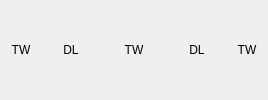
     <widget class="QWidget" name="widget" native="true">
      <layout class="QHBoxLayout" name="horizontalLayout">
       <item>
        <widget class="QLabel" name="board_label0_0">
         <property name="styleSheet">
          <string notr="true">background-color:&quot;red&quot;
</string>
         </property>
         <property name="text">
          <string>TW</string>
         </property>
         <property name="alignment">
          <set>Qt::AlignCenter</set>
         </property>
        </widget>
       </item>
       <item>
        <widget class="QLabel" name="board_label0_1">
         <property name="styleSheet">
          <string notr="true">background-color:&quot;green&quot;
</string>
         </property>
         <property name="text">
          <string/>
         </property>
         <property name="alignment">
          <set>Qt::AlignCenter</set>
         </property>
        </widget>
       </item>
       <item>
        <widget class="QLabel" name="board_label0_2">
         <property name="styleSheet">
          <string notr="true">background-color:&quot;green&quot;
</string>
         </property>
         <property name="text">
          <string/>
         </property>
         <property name="alignment">
          <set>Qt::AlignCenter</set>
         </property>
        </widget>
       </item>
       <item>
        <widget class="QLabel" name="board_label0_3">
         <property name="styleSheet">
          <string notr="true">background-color:&quot;lightblue&quot;
</string>
         </property>
         <property name="text">
          <string>DL</string>
         </property>
         <property name="alignment">
          <set>Qt::AlignCenter</set>
         </property>
        </widget>
       </item>
       <item>
        <widget class="QLabel" name="board_label0_4">
         <property name="styleSheet">
          <string notr="true">background-color:&quot;green&quot;
</string>
         </property>
         <property name="text">
          <string/>
         </property>
         <property name="alignment">
          <set>Qt::AlignCenter</set>
         </property>
        </widget>
       </item>
       <item>
        <widget class="QLabel" name="board_label0_5">
         <property name="styleSheet">
          <string notr="true">background-color:&quot;green&quot;
</string>
         </property>
         <property name="text">
          <string/>
         </property>
         <property name="alignment">
          <set>Qt::AlignCenter</set>
         </property>
        </widget>
       </item>
       <item>
        <widget class="QLabel" name="board_label0_6">
         <property name="styleSheet">
          <string notr="true">background-color:&quot;green&quot;
</string>
         </property>
         <property name="text">
          <string/>
         </property>
         <property name="alignment">
          <set>Qt::AlignCenter</set>
         </property>
        </widget>
       </item>
       <item>
        <widget class="QLabel" name="board_label0_7">
         <property name="styleSheet">
          <string notr="true">background-color:&quot;red&quot;
</string>
         </property>
         <property name="text">
          <string>TW</string>
         </property>
         <property name="alignment">
          <set>Qt::AlignCenter</set>
         </property>
        </widget>
       </item>
       <item>
        <widget class="QLabel" name="board_label0_8">
         <property name="styleSheet">
          <string notr="true">background-color:&quot;green&quot;
</string>
         </property>
         <property name="text">
          <string/>
         </property>
         <property name="alignment">
          <set>Qt::AlignCenter</set>
         </property>
        </widget>
       </item>
       <item>
        <widget class="QLabel" name="board_label0_9">
         <property name="styleSheet">
          <string notr="true">background-color:&quot;green&quot;
</string>
         </property>
         <property name="text">
          <string/>
         </property>
         <property name="alignment">
          <set>Qt::AlignCenter</set>
         </property>
        </widget>
       </item>
       <item>
        <widget class="QLabel" name="board_label0_10">
         <property name="styleSheet">
          <string notr="true">background-color:&quot;green&quot;
</string>
         </property>
         <property name="text">
          <string/>
         </property>
         <property name="alignment">
          <set>Qt::AlignCenter</set>
         </property>
        </widget>
       </item>
       <item>
        <widget class="QLabel" name="board_label0_11">
         <property name="styleSheet">
          <string notr="true">background-color:&quot;lightblue&quot;
</string>
         </property>
         <property name="text">
          <string>DL</string>
         </property>
         <property name="alignment">
          <set>Qt::AlignCenter</set>
         </property>
        </widget>
       </item>
       <item>
        <widget class="QLabel" name="board_label0_12">
         <property name="styleSheet">
          <string notr="true">background-color:&quot;green&quot;
</string>
         </property>
         <property name="text">
          <string/>
         </property>
         <property name="alignment">
          <set>Qt::AlignCenter</set>
         </property>
        </widget>
       </item>
       <item>
        <widget class="QLabel" name="board_label0_13">
         <property name="styleSheet">
          <string notr="true">background-color:&quot;green&quot;
</string>
         </property>
         <property name="text">
          <string/>
         </property>
         <property name="alignment">
          <set>Qt::AlignCenter</set>
         </property>
        </widget>
       </item>
       <item>
        <widget class="QLabel" name="board_label0_14">
         <property name="styleSheet">
          <string notr="true">background-color:&quot;red&quot;
</string>
         </property>
         <property name="text">
          <string>TW</string>
         </property>
         <property name="alignment">
          <set>Qt::AlignCenter</set>
         </property>
        </widget>
       </item>
      </layout>
     </widget>
